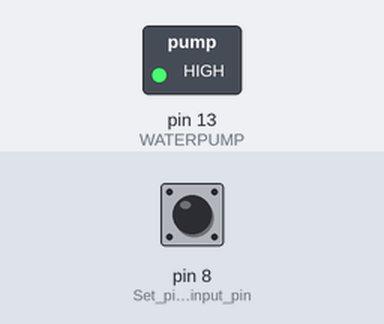
Bench run of a sketch on a simulated Arduino Uno, built with avr-gcc and run on an emulated ATmega328P. On the bench: switched loads named in the sketch (green lamp = pin HIGH). The inputs (shaded band) are chosen by the test bench; at power-on: pin 8 (Set_pin_8_as_input_pin) HIGH. What the sketch prints to the serial monitor is not drawn.

Above: at 1.2 s.
1.3 s: pin 8 (Set_pin_8_as_input_pin) pulled LOW for 1 s
At 2.2 s:
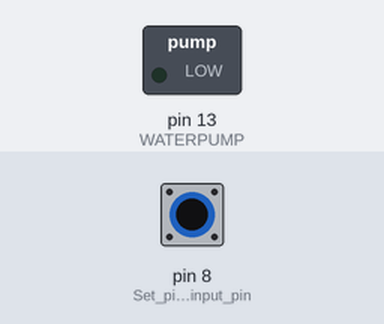
3.9 s: pin 8 (Set_pin_8_as_input_pin) pulled LOW for 3.2 s
At 8.1 s:
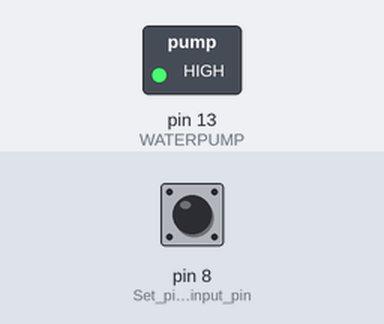
Timing chart, 0 to 9.6 s (numbered marks = the images above; inputs shaded):
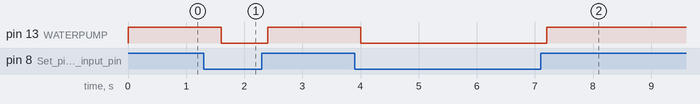

The sketch:

Plant_code.ino
```cpp
int WATERPUMP = 13; //motor pump connected to pin 13
int sensor = 8; //sensor digital pin vonnected to pin 8
int val; //This variable stores the value received from Soil moisture sensor.

void setup() {

  pinMode(13,OUTPUT); //Set pin 13 as OUTPUT pin
  pinMode(8,INPUT); //Set pin 8 as input pin, to receive data from Soil moisture sensor.
  //Initialize serial and wait for port to open:
  Serial.begin(9600); // opens serial port, sets data rate to 9600 bps
  while (! Serial);// wait for serial port to connect. Needed for native USB
  Serial.println("Speed 0 to 255");
}

void loop()
  {
  if (Serial.available()) //loop to operate motor
  {
    int speed = Serial.parseInt(); // to read the number entered as text in the Serial Monitor
    if (speed >= 0 && speed <= 255)
    {
      analogWrite(WATERPUMP, speed);// tuns on the motor at specified speed
    }
  }
  val = digitalRead(8);  //Read data from soil moisture sensor
  if(val == LOW)
  {
  digitalWrite(13,LOW); //if soil moisture sensor provides LOW value send LOW value to motor pump and motor pump goes off
  }
  else
  {
  digitalWrite(13,HIGH); //if soil moisture sensor provides HIGH value send HIGH value to motor pump and motor pump get on
  }
  delay(400); //Wait for few second and then continue the loop.
}
```

Measured:
- after the input at 1.3 s, pin 13 (WATERPUMP): HIGH → LOW after 0.30 s, → HIGH 0.80 s later
- after the input at 3.9 s, pin 13 (WATERPUMP): HIGH → LOW after 0.10 s, → HIGH 3.2 s later
